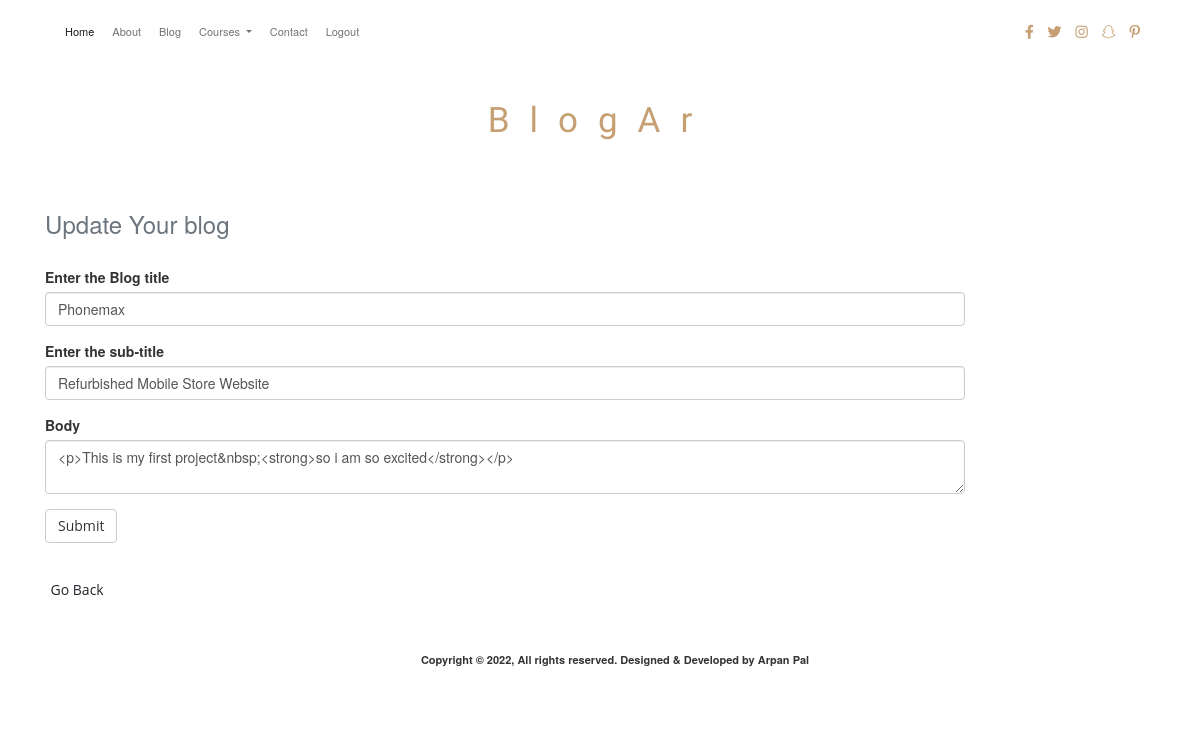
/update/1 (signed in), run on the app's committed database.
### main.py (models this page shows)
class Blog(db.Model, UserMixin):
    __tablename__ = 'blog'
    id = Column(Integer, primary_key=True)
    title = Column(String(250))
    subtitle = Column(String(250))
    date = Column(String(20))
    body = Column(String(250))
    blogs = relationship('Comment', cascade='all, delete', backref='blog', lazy=True)

### main.py (the view)
@app.route("/update/<int:id>", methods=["POST", "GET"])
@admin_only
def update(id):
    blog_post = Blog.query.get(id)
    print(blog_post)
    blog_record = PostBlog(
        title=blog_post.title,
        subtitle=blog_post.subtitle,
        body=blog_post.body
    )
    if blog_record.validate_on_submit():
        blog_post.title = blog_record.title.data
        blog_post.subtitle = blog_record.subtitle.data
        blog_post.body = blog_record.body.data
        db.session.commit()
        return redirect("/blog")
    return render_template("update.html", form=blog_record, current_user=current_user)

### form.py
class PostBlog(FlaskForm):
    title = StringField(label="Enter the Blog title", validators=[DataRequired()])
    subtitle = StringField(label="Enter the sub-title", validators=[DataRequired()])
    body = CKEditorField('Body', validators=[DataRequired()])
    submit = SubmitField("Submit")

### main.py (called while the page is built)
@login_manager.user_loader
def load_user(user_id):
    return User.query.get(user_id)

def admin_only(f):
    @wraps(f)
    def decorated_function(*args, **kwargs):
        if current_user.id != 1:
            return abort(403)
        return f(*args, **kwargs)
    return decorated_function

### templates/update.html (shortened to what this page needs)
{% extends 'bootstrap/base.html' %}
{% import "bootstrap/wtf.html" as wtf%}
{% block body %}
    <div class="container mt-5">
        <div class="row">
            <div class="col-lg-10 col-md-10">
        <form action="" method="post" class="mt-5">
            <div class="h3 mb-5 text-secondary">Update Your blog </div>
            <div class="mt-3">
            {{wtf.quick_form(form)}}
        </form>
    </div>
    </div>
        <a href=""> <button class="btn mt-5">Go Back</button></a>
    </div>
    <div class="container mt-5 footer">
        <p class="text-center mt-3">Copyright © 2022, All rights reserved. Designed & Developed by Arpan Pal</p>
      </div>
{% endblock body %}

### static/css/style.css (style rules this page uses)
* { padding: 0; margin: 0; box-sizing: border-box; }
.btn { border: 1px solid #c69f73; font-family: 'Open Sans', sans-serif; }
.footer { width: 100%; height: 9vh; padding-top: 5px; font-size: 1.1rem; font-weight: bold; }

### data on the page
Blog: title "Phonemax", subtitle "Refurbished Mobile Store Website", body "<p>This is my first project&nbsp;<strong>so i am so excited</strong></p>"
